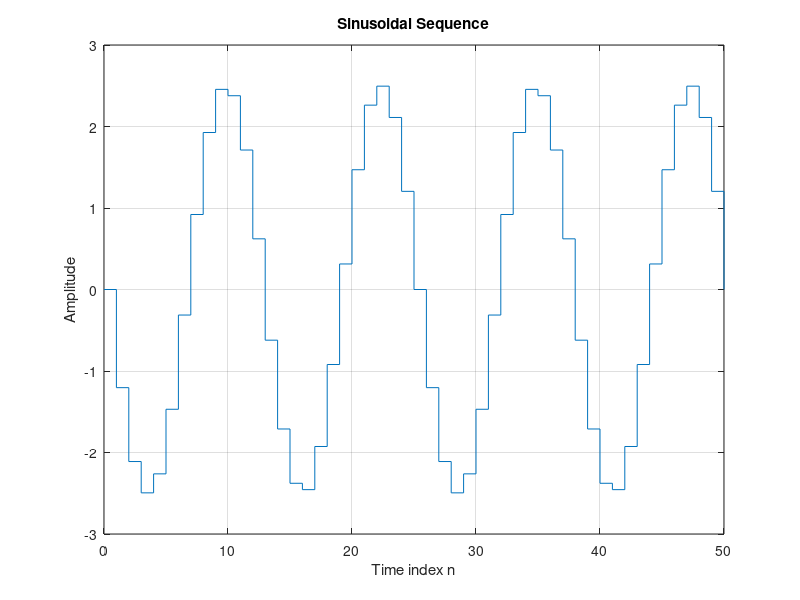

This chart was generated by the following MATLAB code:
% Program Q1_22
% Generation of a sinusoidal sequence
n = 0:50;
f = 0.08;
phase = -90*pi/180;
A = 2.5;
arg = 2*pi*f*n - phase;
x = A*cos(arg);
clf; % Clear old graph
stairs(n,x); % Plot the generated sequence
axis([0 50 -3 3]);
grid;
title('Sinusoidal Sequence');
xlabel('Time index n');
ylabel('Amplitude');
axis;